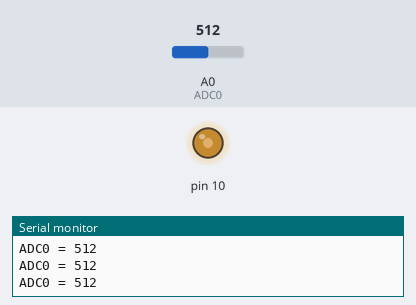
A sketch run on a simulated Arduino Uno, built with avr-gcc and run on an emulated ATmega328P. On the bench: output pins drawn as LEDs (lit = HIGH), the last lines printed to the serial monitor. The test bench sets the inputs (shaded band); at power-on: A0 (ADC0) = 512.

Above: at 1.2 s.
1.3 s: A0 (ADC0) set to 716
At 1.8 s:
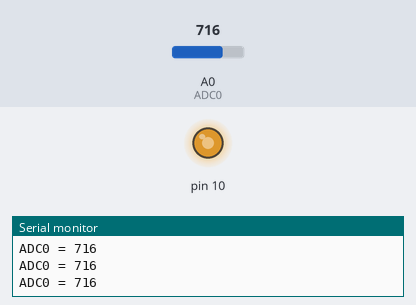
2.8 s: A0 (ADC0) set to 900
At 3.1 s:
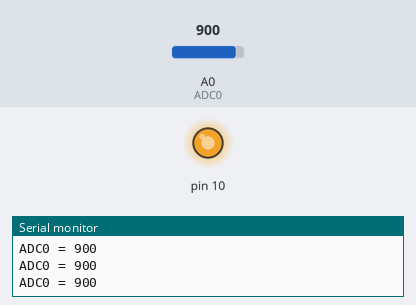
4.3 s: A0 (ADC0) set to 122
At 5.5 s:
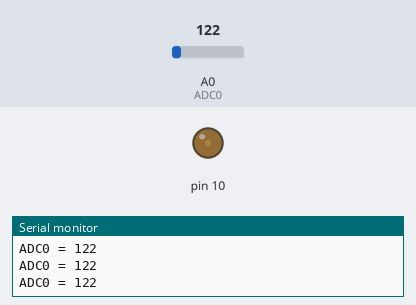
5.8 s: A0 (ADC0) set to 0
At 7.0 s:
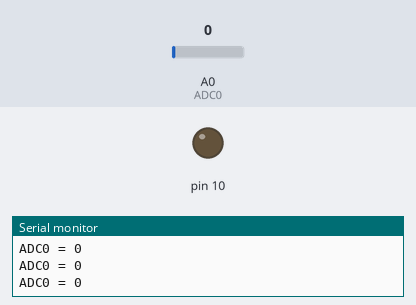
Timing chart, 0 to 8.3 s (numbered marks = the images above; inputs shaded):
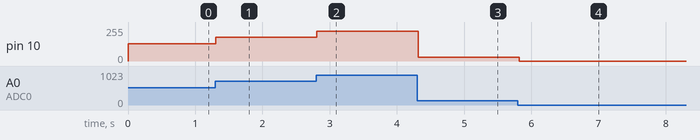

The sketch:

potentiometer_to_speaker.ino
```cpp
int ADC0 = 0;
int value;
int LEDpin = 13;

void setup() {
  // put your setup code here, to run once:
  Serial.begin(9600);
}

void loop() {
  // put your main code here, to run repeatedly:
  value = analogRead(ADC0);
  Serial.print("ADC0 = ");
  Serial.println(value);
  analogWrite(10, value / 4);

  delay(100);
}
```

Measured:
- after the input at 1.3 s, pin 10: 128/255 → 179/255 at once
- after the input at 2.8 s, pin 10: 179/255 → 225/255 at once
- after the input at 4.3 s, pin 10: 225/255 → 30/255 at once
- after the input at 5.8 s, pin 10: 30/255 → 0/255 at once
